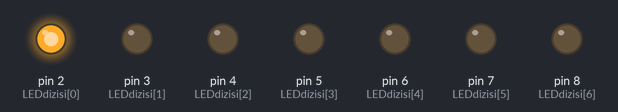
Recording of a sketch running on a simulated Arduino Uno, built with avr-gcc and run on an emulated ATmega328P. Shown: output pins drawn as LEDs (lit = HIGH).

Above: at 0.03 s.
At 0.27 s:
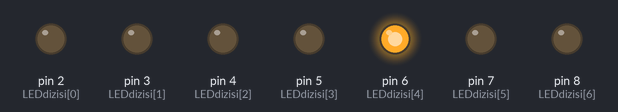
At 0.51 s:
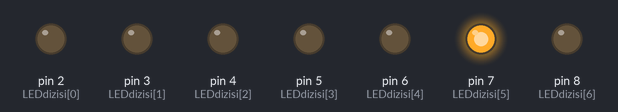
At 1.05 s:
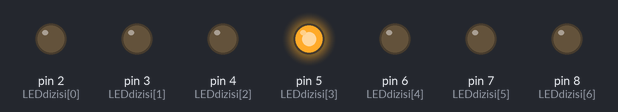
At 1.59 s:
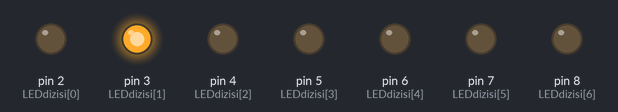
At 2.1 s:
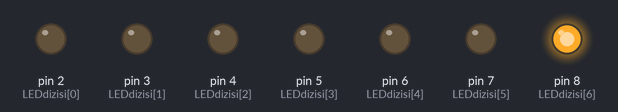
Timing chart, 0 to 3.0 s (numbered marks = the images above):
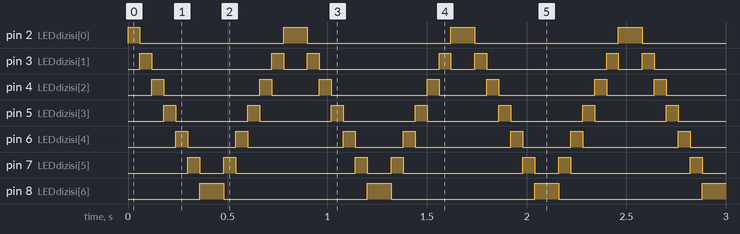

Measured:
- by itself, pin 2 (LEDdizisi[0]): repeats every 0.84 s: LOW 0.72 s, HIGH 0.12 s
- by itself, pin 3 (LEDdizisi[1]): repeats every 0.84 s: LOW 0.60 s, HIGH 0.06 s, LOW 0.12 s, HIGH 0.06 s
- by itself, pin 4 (LEDdizisi[2]): repeats every 0.84 s: LOW 0.48 s, HIGH 0.06 s, LOW 0.24 s, HIGH 0.06 s
- by itself, pin 5 (LEDdizisi[3]): alternates HIGH for 0.06 s and LOW for 0.36 s
- by itself, pin 6 (LEDdizisi[4]): repeats every 0.84 s: LOW 0.24 s, HIGH 0.06 s, LOW 0.48 s, HIGH 0.06 s
- by itself, pin 7 (LEDdizisi[5]): repeats every 0.84 s: LOW 0.12 s, HIGH 0.06 s, LOW 0.60 s, HIGH 0.06 s
- by itself, pin 8 (LEDdizisi[6]): alternates HIGH for 0.12 s and LOW for 0.72 s

The sketch:

karasimsek_kod.ino
```cpp
const int LEDdizisi[] = {2,3,4,5,6,7,8};
void setup () {
for(int i=0; i<7 ;i++) /* for döngüsüyle led dizisine ulaşıyoruz.. */

{

pinMode(LEDdizisi[i], OUTPUT); /* LED pinleri cikis olarak ayarladık */

}
}

void loop() {
for(int i=0; i<7; i++) /* Tum LEDleri sirayla 60 milisaniye yakip sonduruyoruz */
{

digitalWrite(LEDdizisi[i],HIGH);
delay(60);
digitalWrite(LEDdizisi[i],LOW);

}

for(int j=6;j>-1; j--)
/* LEDleri geri yonde 60 milisaniye yakip sonduruyoruz */

{
digitalWrite(LEDdizisi[j],HIGH);
delay(60);
digitalWrite(LEDdizisi[j], LOW);

}
}

// Dol Academy eğitim içeriğinden de ulaşabilirisiniz...
```
